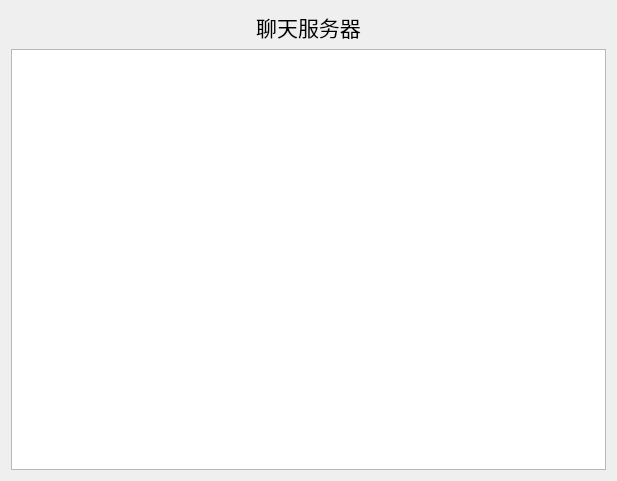
<?xml version="1.0" encoding="UTF-8"?>
<ui version="4.0">
 <class>ChatServer</class>
 <widget class="QWidget" name="ChatServer">
  <property name="geometry">
   <rect>
    <x>0</x>
    <y>0</y>
    <width>617</width>
    <height>481</height>
   </rect>
  </property>
  <property name="windowTitle">
   <string>ChatServer</string>
  </property>
  <layout class="QGridLayout" name="gridLayout">
   <item row="0" column="0">
    <spacer name="horizontalSpacer">
     <property name="orientation">
      <enum>Qt::Horizontal</enum>
     </property>
     <property name="sizeHint" stdset="0">
      <size>
       <width>221</width>
       <height>20</height>
      </size>
     </property>
    </spacer>
   </item>
   <item row="0" column="1">
    <widget class="QLabel" name="LabelServer">
     <property name="font">
      <font>
       <family>楷体</family>
       <pointsize>16</pointsize>
      </font>
     </property>
     <property name="text">
      <string>聊天服务器</string>
     </property>
     <property name="alignment">
      <set>Qt::AlignCenter</set>
     </property>
    </widget>
   </item>
   <item row="0" column="2">
    <spacer name="horizontalSpacer_2">
     <property name="orientation">
      <enum>Qt::Horizontal</enum>
     </property>
     <property name="sizeHint" stdset="0">
      <size>
       <width>220</width>
       <height>20</height>
      </size>
     </property>
    </spacer>
   </item>
   <item row="1" column="0" colspan="3">
    <widget class="QTextEdit" name="textEditOutput"/>
   </item>
  </layout>
 </widget>
 <resources/>
 <connections/>
</ui>
